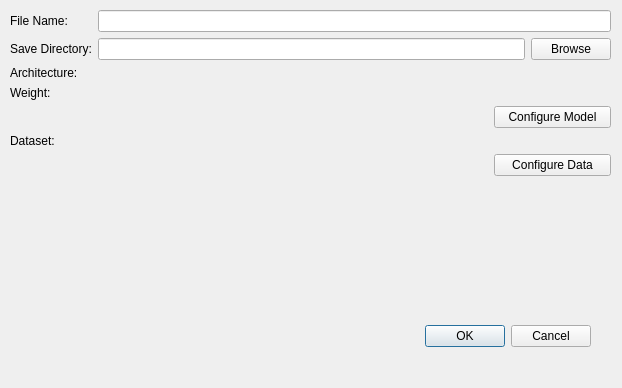
<?xml version="1.0" encoding="UTF-8"?>
<ui version="4.0">
 <class>ConfigureTestDialog</class>
 <widget class="QDialog" name="ConfigureTestDialog">
  <property name="geometry">
   <rect>
    <x>0</x>
    <y>0</y>
    <width>622</width>
    <height>388</height>
   </rect>
  </property>
  <property name="windowTitle">
   <string>Dialog</string>
  </property>
  <widget class="QDialogButtonBox" name="buttonBox">
   <property name="geometry">
    <rect>
     <x>250</x>
     <y>320</y>
     <width>341</width>
     <height>32</height>
    </rect>
   </property>
   <property name="orientation">
    <enum>Qt::Horizontal</enum>
   </property>
   <property name="standardButtons">
    <set>QDialogButtonBox::Cancel|QDialogButtonBox::Ok</set>
   </property>
  </widget>
  <widget class="QWidget" name="formLayoutWidget">
   <property name="geometry">
    <rect>
     <x>10</x>
     <y>10</y>
     <width>601</width>
     <height>241</height>
    </rect>
   </property>
   <layout class="QFormLayout" name="formLayout">
    <item row="0" column="0">
     <widget class="QLabel" name="label">
      <property name="text">
       <string>File Name:</string>
      </property>
     </widget>
    </item>
    <item row="0" column="1">
     <widget class="QLineEdit" name="fileNameLineEdit"/>
    </item>
    <item row="1" column="0">
     <widget class="QLabel" name="label_2">
      <property name="text">
       <string>Save Directory:</string>
      </property>
     </widget>
    </item>
    <item row="1" column="1">
     <layout class="QHBoxLayout" name="horizontalLayout">
      <item>
       <widget class="QLineEdit" name="saveDirLineEdit"/>
      </item>
      <item>
       <widget class="QPushButton" name="saveDirBrowseButton">
        <property name="text">
         <string>Browse</string>
        </property>
       </widget>
      </item>
     </layout>
    </item>
    <item row="2" column="0">
     <widget class="QLabel" name="label_3">
      <property name="text">
       <string>Architecture:</string>
      </property>
     </widget>
    </item>
    <item row="2" column="1">
     <widget class="QLabel" name="archiLabel">
      <property name="text">
       <string/>
      </property>
     </widget>
    </item>
    <item row="3" column="0">
     <widget class="QLabel" name="label_4">
      <property name="text">
       <string>Weight:</string>
      </property>
     </widget>
    </item>
    <item row="3" column="1">
     <widget class="QLabel" name="weightLabel">
      <property name="text">
       <string/>
      </property>
     </widget>
    </item>
    <item row="4" column="1">
     <layout class="QHBoxLayout" name="horizontalLayout_8" stretch="10,3">
      <item>
       <widget class="QLabel" name="label_23">
        <property name="text">
         <string/>
        </property>
       </widget>
      </item>
      <item>
       <widget class="QPushButton" name="LoadModelButton">
        <property name="text">
         <string>Configure Model</string>
        </property>
       </widget>
      </item>
     </layout>
    </item>
    <item row="4" column="0">
     <widget class="QLabel" name="label_5">
      <property name="text">
       <string/>
      </property>
     </widget>
    </item>
    <item row="5" column="0">
     <widget class="QLabel" name="label_6">
      <property name="text">
       <string>Dataset:</string>
      </property>
     </widget>
    </item>
    <item row="5" column="1">
     <widget class="QLabel" name="datasetLabel">
      <property name="text">
       <string/>
      </property>
     </widget>
    </item>
    <item row="6" column="1">
     <layout class="QHBoxLayout" name="horizontalLayout_10" stretch="10,3">
      <item>
       <widget class="QLabel" name="label_26">
        <property name="text">
         <string/>
        </property>
       </widget>
      </item>
      <item>
       <widget class="QPushButton" name="LoadDataButton">
        <property name="text">
         <string>Configure Data</string>
        </property>
       </widget>
      </item>
     </layout>
    </item>
   </layout>
  </widget>
 </widget>
 <resources/>
 <connections>
  <connection>
   <sender>buttonBox</sender>
   <signal>accepted()</signal>
   <receiver>ConfigureTestDialog</receiver>
   <slot>accept()</slot>
   <hints>
    <hint type="sourcelabel">
     <x>248</x>
     <y>254</y>
    </hint>
    <hint type="destinationlabel">
     <x>157</x>
     <y>274</y>
    </hint>
   </hints>
  </connection>
  <connection>
   <sender>buttonBox</sender>
   <signal>rejected()</signal>
   <receiver>ConfigureTestDialog</receiver>
   <slot>reject()</slot>
   <hints>
    <hint type="sourcelabel">
     <x>316</x>
     <y>260</y>
    </hint>
    <hint type="destinationlabel">
     <x>286</x>
     <y>274</y>
    </hint>
   </hints>
  </connection>
 </connections>
</ui>
